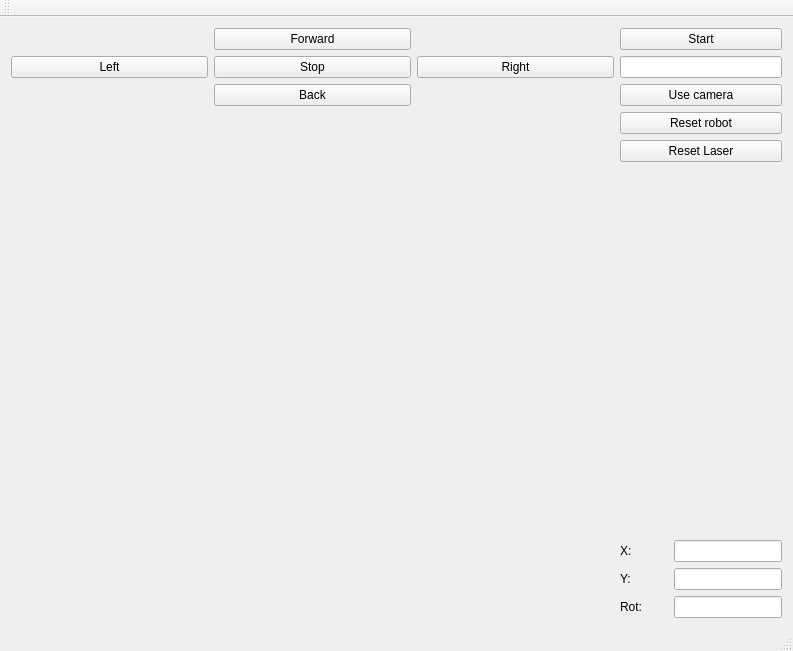
<?xml version="1.0" encoding="UTF-8"?>
<ui version="4.0">
 <class>MainWindow</class>
 <widget class="QMainWindow" name="MainWindow">
  <property name="geometry">
   <rect>
    <x>0</x>
    <y>0</y>
    <width>793</width>
    <height>651</height>
   </rect>
  </property>
  <property name="windowTitle">
   <string>MainWindow</string>
  </property>
  <widget class="QWidget" name="centralWidget">
   <layout class="QGridLayout" name="gridLayout">
    <item row="1" column="1">
     <layout class="QVBoxLayout" name="verticalLayout">
      <item>
       <widget class="QPushButton" name="pushButton_9">
        <property name="sizePolicy">
         <sizepolicy hsizetype="Fixed" vsizetype="Fixed">
          <horstretch>0</horstretch>
          <verstretch>0</verstretch>
         </sizepolicy>
        </property>
        <property name="minimumSize">
         <size>
          <width>162</width>
          <height>0</height>
         </size>
        </property>
        <property name="text">
         <string>Start</string>
        </property>
       </widget>
      </item>
      <item>
       <widget class="QLineEdit" name="lineEdit">
        <property name="sizePolicy">
         <sizepolicy hsizetype="Fixed" vsizetype="Fixed">
          <horstretch>0</horstretch>
          <verstretch>0</verstretch>
         </sizepolicy>
        </property>
        <property name="minimumSize">
         <size>
          <width>162</width>
          <height>0</height>
         </size>
        </property>
       </widget>
      </item>
      <item>
       <widget class="QPushButton" name="pushButton">
        <property name="sizePolicy">
         <sizepolicy hsizetype="Fixed" vsizetype="Fixed">
          <horstretch>0</horstretch>
          <verstretch>0</verstretch>
         </sizepolicy>
        </property>
        <property name="minimumSize">
         <size>
          <width>162</width>
          <height>0</height>
         </size>
        </property>
        <property name="text">
         <string>Use camera</string>
        </property>
       </widget>
      </item>
     </layout>
    </item>
    <item row="1" column="0">
     <layout class="QGridLayout" name="gridLayout_2">
      <item row="1" column="2">
       <widget class="QPushButton" name="pushButton_5">
        <property name="sizePolicy">
         <sizepolicy hsizetype="Expanding" vsizetype="Fixed">
          <horstretch>0</horstretch>
          <verstretch>0</verstretch>
         </sizepolicy>
        </property>
        <property name="text">
         <string>Right</string>
        </property>
       </widget>
      </item>
      <item row="0" column="1">
       <widget class="QPushButton" name="pushButton_2">
        <property name="sizePolicy">
         <sizepolicy hsizetype="Expanding" vsizetype="Fixed">
          <horstretch>0</horstretch>
          <verstretch>0</verstretch>
         </sizepolicy>
        </property>
        <property name="text">
         <string>Forward</string>
        </property>
       </widget>
      </item>
      <item row="1" column="0">
       <widget class="QPushButton" name="pushButton_6">
        <property name="sizePolicy">
         <sizepolicy hsizetype="Expanding" vsizetype="Fixed">
          <horstretch>0</horstretch>
          <verstretch>0</verstretch>
         </sizepolicy>
        </property>
        <property name="text">
         <string>Left</string>
        </property>
       </widget>
      </item>
      <item row="2" column="1">
       <widget class="QPushButton" name="pushButton_3">
        <property name="sizePolicy">
         <sizepolicy hsizetype="Expanding" vsizetype="Fixed">
          <horstretch>0</horstretch>
          <verstretch>0</verstretch>
         </sizepolicy>
        </property>
        <property name="text">
         <string>Back</string>
        </property>
       </widget>
      </item>
      <item row="1" column="1">
       <widget class="QPushButton" name="pushButton_4">
        <property name="sizePolicy">
         <sizepolicy hsizetype="Expanding" vsizetype="Fixed">
          <horstretch>0</horstretch>
          <verstretch>0</verstretch>
         </sizepolicy>
        </property>
        <property name="text">
         <string>Stop</string>
        </property>
       </widget>
      </item>
     </layout>
    </item>
    <item row="2" column="1">
     <layout class="QVBoxLayout" name="verticalLayout_2">
      <item>
       <widget class="QPushButton" name="pushButton_8">
        <property name="sizePolicy">
         <sizepolicy hsizetype="Fixed" vsizetype="Fixed">
          <horstretch>0</horstretch>
          <verstretch>0</verstretch>
         </sizepolicy>
        </property>
        <property name="minimumSize">
         <size>
          <width>162</width>
          <height>0</height>
         </size>
        </property>
        <property name="text">
         <string>Reset robot</string>
        </property>
       </widget>
      </item>
      <item>
       <widget class="QPushButton" name="pushButton_7">
        <property name="sizePolicy">
         <sizepolicy hsizetype="Fixed" vsizetype="Fixed">
          <horstretch>0</horstretch>
          <verstretch>0</verstretch>
         </sizepolicy>
        </property>
        <property name="minimumSize">
         <size>
          <width>162</width>
          <height>0</height>
         </size>
        </property>
        <property name="text">
         <string>Reset Laser</string>
        </property>
       </widget>
      </item>
      <item>
       <spacer name="verticalSpacer">
        <property name="orientation">
         <enum>Qt::Orientation::Vertical</enum>
        </property>
        <property name="sizeHint" stdset="0">
         <size>
          <width>20</width>
          <height>40</height>
         </size>
        </property>
       </spacer>
      </item>
      <item>
       <layout class="QGridLayout" name="gridLayout_3">
        <item row="0" column="0">
         <widget class="QLabel" name="label">
          <property name="text">
           <string>X:</string>
          </property>
         </widget>
        </item>
        <item row="2" column="0">
         <widget class="QLabel" name="label_3">
          <property name="text">
           <string>Rot:</string>
          </property>
         </widget>
        </item>
        <item row="1" column="0">
         <widget class="QLabel" name="label_2">
          <property name="text">
           <string>Y:</string>
          </property>
         </widget>
        </item>
        <item row="0" column="1">
         <widget class="QLineEdit" name="lineEdit_2">
          <property name="sizePolicy">
           <sizepolicy hsizetype="Fixed" vsizetype="Fixed">
            <horstretch>0</horstretch>
            <verstretch>0</verstretch>
           </sizepolicy>
          </property>
          <property name="focusPolicy">
           <enum>Qt::FocusPolicy::NoFocus</enum>
          </property>
          <property name="readOnly">
           <bool>true</bool>
          </property>
         </widget>
        </item>
        <item row="1" column="1">
         <widget class="QLineEdit" name="lineEdit_3">
          <property name="sizePolicy">
           <sizepolicy hsizetype="Fixed" vsizetype="Fixed">
            <horstretch>0</horstretch>
            <verstretch>0</verstretch>
           </sizepolicy>
          </property>
          <property name="focusPolicy">
           <enum>Qt::FocusPolicy::NoFocus</enum>
          </property>
          <property name="readOnly">
           <bool>true</bool>
          </property>
         </widget>
        </item>
        <item row="2" column="1">
         <widget class="QLineEdit" name="lineEdit_4">
          <property name="sizePolicy">
           <sizepolicy hsizetype="Fixed" vsizetype="Fixed">
            <horstretch>0</horstretch>
            <verstretch>0</verstretch>
           </sizepolicy>
          </property>
          <property name="focusPolicy">
           <enum>Qt::FocusPolicy::NoFocus</enum>
          </property>
          <property name="readOnly">
           <bool>true</bool>
          </property>
         </widget>
        </item>
       </layout>
      </item>
     </layout>
    </item>
    <item row="2" column="0">
     <widget class="QWidget" name="widget" native="true">
      <property name="sizePolicy">
       <sizepolicy hsizetype="MinimumExpanding" vsizetype="Expanding">
        <horstretch>0</horstretch>
        <verstretch>0</verstretch>
       </sizepolicy>
      </property>
      <property name="minimumSize">
       <size>
        <width>600</width>
        <height>450</height>
       </size>
      </property>
     </widget>
    </item>
   </layout>
  </widget>
  <widget class="QMenuBar" name="menuBar">
   <property name="geometry">
    <rect>
     <x>0</x>
     <y>0</y>
     <width>793</width>
     <height>25</height>
    </rect>
   </property>
  </widget>
  <widget class="QToolBar" name="mainToolBar">
   <attribute name="toolBarArea">
    <enum>TopToolBarArea</enum>
   </attribute>
   <attribute name="toolBarBreak">
    <bool>false</bool>
   </attribute>
  </widget>
  <widget class="QStatusBar" name="statusBar"/>
 </widget>
 <layoutdefault spacing="6" margin="11"/>
 <resources/>
 <connections/>
</ui>
